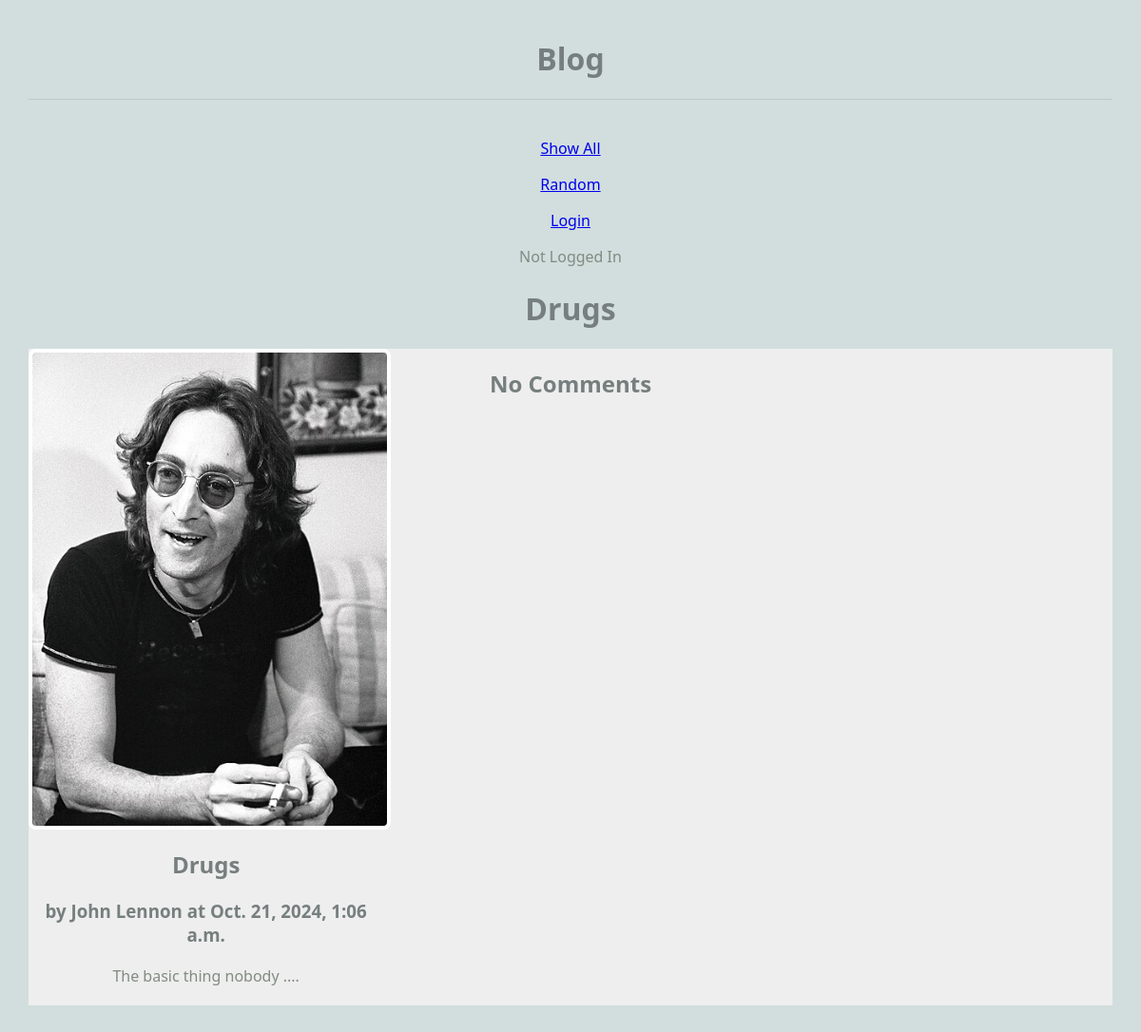
Screenshot of /blog/ with the database file from the repository.
### blog/models.py (models this page shows, shortened)
class Article(models.Model):
    user = models.ForeignKey(User, on_delete=models.CASCADE)
    title = models.TextField(blank=False) # Can't be blank. Creates a text field for title
    author = models.TextField(blank=False)
    text = models.TextField(blank=False)
    published = models.DateTimeField(auto_now=True) # When we create an object set the time to now
    image_file = models.ImageField(blank=True) # an actual image
    def get_comments(self):
        comments = Comment.objects.filter(article=self)
        return comments

### blog/views.py (the view)
# urls.py: path(r'', views.RandomArticleView.as_view(), name="random"),
class RandomArticleView(DetailView):
    model = Article # The model to display
    template_name = 'blog/article.html'
    context_object_name = 'article' # this is the context variable to use in the html
    def get_object(self):
        all_articles = Article.objects.all()
        random_article = random.choice(all_articles)
        return random_article

### blog/templates/blog/article.html
{% extends 'blog/base.html' %}
{% block content %}
<h1>{{article.title}}</h1>
<main class="grid-container">
        <article>
            <img src="{{article.image_file.url}}" alt="{{article.image_file.url}}">
            <div>
                <h2>{{article.title}}</h2>
                <h3>by {{article.author}} at {{article.published}}</h3>
                <p>
                    {{article.text}}
                </p>
            </div>
        </article>
        <div>
        {% if article.get_comments %}
            <h2>Comments:</h2>
            <h3><a href="{% url 'create_comment' article.pk %}">Create a comment</a></h3>
            {% for c in article.get_comments %}
            <article>
                <div>
                    <strong>by {{c.author}} at {{c.published}}</strong>
                    <p>
                        {{c.text}}
                    </p>
                </div>
            </article>
            {% endfor %}
        {% else%}
            <h2>No Comments</h2>
        {% endif %}
        </div>
</main>
{% endblock %}

### static/styles-blog.css (style rules this page uses)
body { margin: 30px; background: #d1dedd; font-family: 'Segoe UI', Tahoma, Geneva, Verdana, sans-serif; text-align: center; }
h1, h2, h3 { color: #767f7e; }
p { color: #828b82; }
.grid-container { background: #eee; max-width: 900px; display: grid; grid-template-columns: repeat(3, 1fr); grid-gap: 10px; max-width: 1200px; margin: 20px auto; }
article img, article.featured img { width: 100%; border: 4px solid #fff; border-radius: 8px; }
article p, article h3 { margin: 20px 10px; }

### rows the page displays
Article: title "Drugs", image_file (picture), author "John Lennon", published "Oct. 21, 2024, 1:06 a.m.", text "The basic thing nobody ...."
